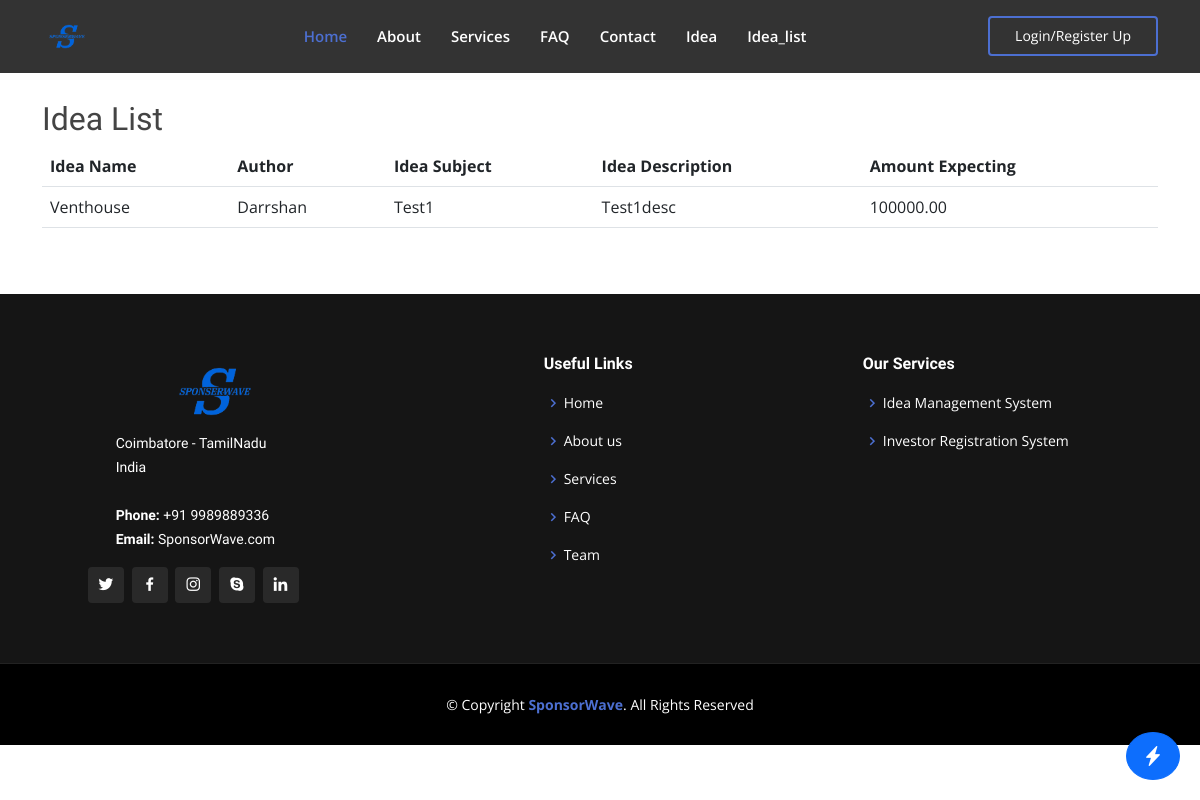
Before: /idea/list/ with the older database file.
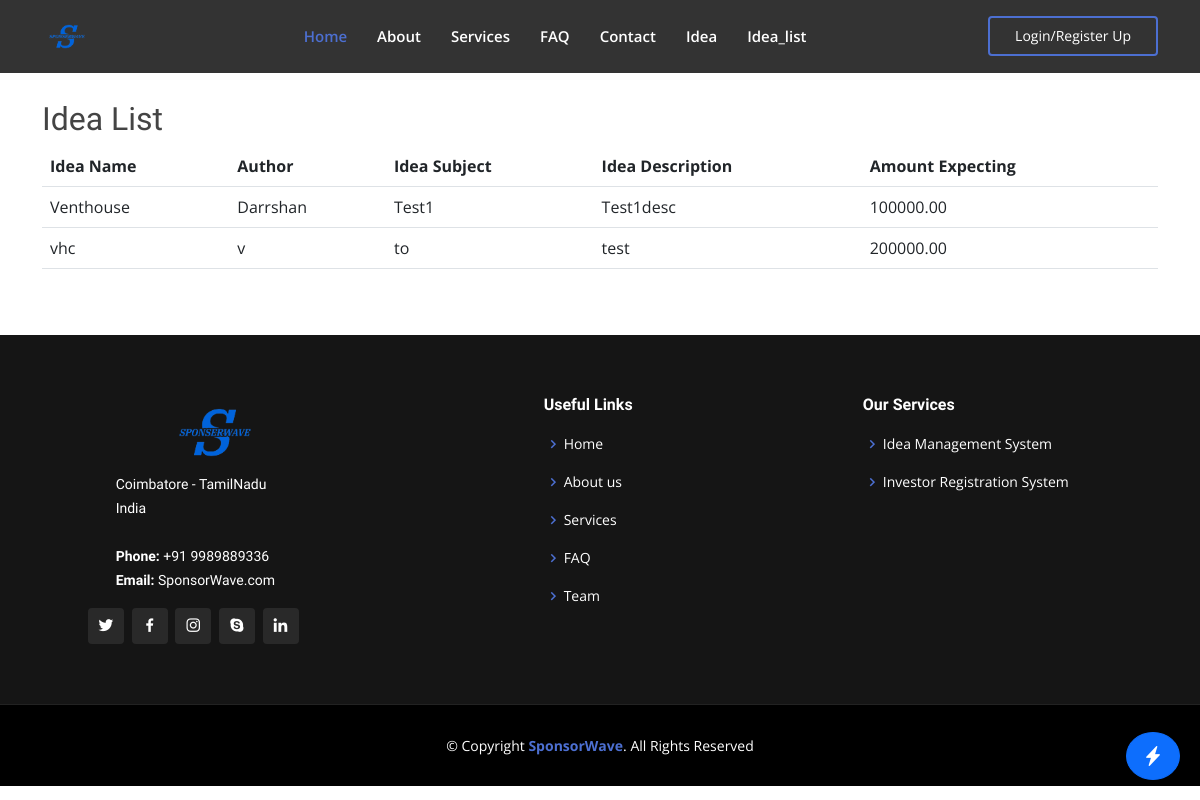
After: the same page with the newer database file.
### candidate/models.py (models this page shows, shortened)
class Idea(models.Model):
    idea_name = models.CharField(max_length=255)
    author = models.CharField(max_length=255)
    idea_subject = models.CharField(max_length=255)
    idea_description = models.TextField()
    amount_expecting = models.DecimalField(max_digits=10, decimal_places=2)

### candidate/views.py (the view)
# urls.py: path('idea/list/', views.idea_list, name='idea_list'),
def idea_list(request):
    ideas = Idea.objects.all()
    return render(request, 'idea_list.html', {'ideas': ideas})

### candidate/templates/idea_list.html
{% extends 'base.html' %}
{% load static %}
{% block content %}
<div style="width: 100%; height: 100px"></div>
  <div class="container">
    <h2>Idea List</h2>
    <table class="table">
      <thead>
        <tr>
          <th>Idea Name</th>
          <th>Author</th>
          <th>Idea Subject</th>
          <th>Idea Description</th>
          <th>Amount Expecting</th>
        </tr>
      </thead>
      <tbody>
        {% for idea in ideas %}
          <tr>
            <td>{{ idea.idea_name }}</td>
            <td>{{ idea.author }}</td>
            <td>{{ idea.idea_subject }}</td>
            <td>{{ idea.idea_description }}</td>
            <td>{{ idea.amount_expecting }}</td>
          </tr>
        {% empty %}
          <tr>
            <td colspan="5">No ideas found.</td>
          </tr>
        {% endfor %}
      </tbody>
    </table>
  </div>
  <div style="width: 100%; height: 50px"></div>
{% endblock %}

### candidate/templates/base.html (shortened to what this page needs)
{% load static %}
<!DOCTYPE html>
<html lang="en">
<head>
  <link rel="stylesheet" href="{% static 'css/bootstrap.min.css' %}">
  <link rel="stylesheet" href="{% static 'css/all.min.css' %}">
  <link href="{%static 'assets/vendor/aos/aos.css' %}" rel="stylesheet">
  <link href="{%static 'assets/vendor/bootstrap/css/bootstrap.min.css' %}" rel="stylesheet">
  <link href="{%static 'assets/vendor/bootstrap-icons/bootstrap-icons.css' %}" rel="stylesheet">
  <link href="{%static 'assets/vendor/boxicons/css/boxicons.min.css' %}" rel="stylesheet">
  <link href="{%static 'assets/vendor/glightbox/css/glightbox.min.css' %}" rel="stylesheet">
  <link href="{%static 'assets/vendor/remixicon/remixicon.css' %}" rel="stylesheet">
  <link href="{%static 'assets/vendor/swiper/swiper-bundle.min.css' %}" rel="stylesheet">
  <link href="{%static 'assets/css/style.css' %}" rel="stylesheet">
</head>
<body>
<header id="header" class="fixed-top header-inner-pages">
  <div class="container d-flex align-items-center justify-content-lg-between">
    <a href="{% url 'main' %}" class="logo me-auto me-lg-0"><img src="{%static 'assets/img/logo.png' %}" width="50px" height="60px" class="img-fluid"></a>
    <nav id="navbar" class="navbar order-last order-lg-0">
      <ul>
        <li><a class="nav-link scrollto active" href="{% url 'main' %}#hero">Home</a></li>
        <li><a class="nav-link scrollto" href="{% url 'main' %}#about">About</a></li>
        <li><a class="nav-link scrollto" href="{% url 'main' %}#work">Services</a></li>
        <li><a class="nav-link scrollto" href="{% url 'main' %}#faq">FAQ</a></li>
        <li><a class="nav-link scrollto" href="{% url 'main' %}#contact">Contact</a></li>
        <li><a class="nav-link scrollto" href="{% url 'idea_submit' %}">Idea</a></li>
        <li><a class="nav-link scrollto" href="{% url 'idea_list' %}">Idea_list</a></li>
      </ul>
    </nav>
    <a href="{%url 'login_signup'%}" class="get-started-btn scrollto">Login/Register Up</a>
  </div>
</header>
  <div>
    {% block content %}{% endblock %}
  </div>
  <div class="chat-button">
    <button class="btn btn-primary btn-lg rounded-circle" id="chat-button">
        <i class="bi bi-lightning-charge-fill"></i>
    </button>
</div>
  <footer id="footer">
    <div class="footer-top">
      <div class="container">
        <div class="row">
          <div class="col-lg-3 col-md-6" style=" margin-left: auto; margin-right: auto;">
            <div class="footer-info" >
              <a href="{% url 'main' %}" ><img src="{%static 'assets/img/logo.png' %}" width = "100px" height="85px" style="margin-left: 20%; padding-bottom: 2%;" class="img-fluid"></a>
              <p>
                Coimbatore - TamilNadu <br>
                India<br><br>
                <strong>Phone:</strong> +91 9989889336<br>
                <strong>Email:</strong> SponsorWave.com<br>
              </p>
              <div class="social-links mt-3">
                <a href="#" class="twitter"><i class="bx bxl-twitter"></i></a>
                <a href="#" class="facebook"><i class="bx bxl-facebook"></i></a>
                <a href="#" class="instagram"><i class="bx bxl-instagram"></i></a>
                <a href="#" class="google-plus"><i class="bx bxl-skype"></i></a>
                <a href="#" class="linkedin"><i class="bx bxl-linkedin"></i></a>
              </div>
            </div>
          </div>
          <div class="spanning"></div>
          <div class="col-lg-3 col-md-6 footer-links">
            <h4>Useful Links</h4>
            <ul>
              <li><i class="bx bx-chevron-right"></i> <a href="{% url 'main' %}#hero">Home</a></li>
              <li><i class="bx bx-chevron-right"></i> <a href="{% url 'main' %}#about">About us</a></li>
              <li><i class="bx bx-chevron-right"></i> <a href="{% url 'main' %}#services">Services</a></li>
              <li><i class="bx bx-chevron-right"></i> <a href="{% url 'main' %}#faq">FAQ</a></li>
              <li><i class="bx bx-chevron-right"></i> <a href="{% url 'main' %}#team">Team</a></li>
            </ul>
          </div>
          <div class="col-lg-5 col-md-6 footer-links">
            <h4>Our Services</h4>
            <ul>
              <li><i class="bx bx-chevron-right"></i> <a href="{% url 'main' %}#services">Idea Management System</a></li>
              <li><i class="bx bx-chevron-right"></i> <a href="{% url 'main' %}#services">Investor Registration System</a></li>
            </ul>
          </div>
        </div>
      </div>
    </div>
    <div class="container">
      <div class="copyright">
        &copy; Copyright <strong><span>SponsorWave</span></strong>. All Rights Reserved
      </div>
    </div>
  </footer>
</body>
</html>

### candidate/static/assets/css/style.css (style rules this page uses)
body { font-family: "Open Sans", sans-serif; color: #444444; }
a { color: #4c6fd1; text-decoration: none; }
h1, h2, h3, h4, h5, h6 { font-family: "Raleway", sans-serif; }
#header { transition: all 0.5s; z-index: 997; padding: 15px 0; }
#header.header-scrolled, #header.header-inner-pages { background: rgba(0, 0, 0, 0.8); }
#header .logo { font-size: 32px; margin: 0; padding: 0; line-height: 1; font-weight: 700; letter-spacing: 2px; text-transform: uppercase; }
#header .logo img { max-height: 100px; }
.get-started-btn { color: #fff; border-radius: 4px; padding: 7px 25px 8px 25px; white-space: nowrap; transition: 0.3s; font-size: 14px; display: inline-block; border: 2px solid #4c6fd1; }
.navbar { padding: 0; }
.navbar ul { margin: 0; padding: 0; display: flex; list-style: none; align-items: center; }
.navbar li { position: relative; }
.navbar a, .navbar a:focus { display: flex; align-items: center; justify-content: space-between; padding: 10px 0 10px 30px; font-size: 15px; font-weight: 600; color: #fff; white-space: nowrap; transition: 0.3s; }
.navbar a:hover, .navbar .active, .navbar .active:focus, .navbar li:hover>a { color: #4c6fd1; }
#footer { background: black; padding: 0 0 30px 0; color: #fff; font-size: 14px; }
#footer .footer-top { background: #151515; border-bottom: 1px solid #222222; padding: 60px 0 30px 0; margin-left: auto; margin-right: auto; align-items: center; justify-items: center; }
#footer .footer-top .footer-info { margin-bottom: 30px; justify-items: center; margin-left: auto; margin-right: auto; }
#footer .footer-top .footer-info p { font-size: 14px; line-height: 24px; margin-bottom: 0; font-family: "Raleway", sans-serif; color: #fff; }
#footer .footer-top .social-links a { font-size: 18px; display: inline-block; background: #292929; color: #fff; line-height: 1; padding: 8px 0; margin-right: 4px; border-radius: 4px; text-align: center; width: 36px; height: 36px; transition: 0.3s; }
#footer .footer-top h4 { font-size: 16px; font-weight: 600; color: #fff; position: relative; padding-bottom: 12px; }
#footer .footer-top .spanning { width: 15%; margin-bottom: 30px; }
#footer .footer-top .footer-links { width: 28%; margin-bottom: 30px; }
#footer .footer-top .footer-links ul { list-style: none; padding: 0; margin: 0; }
#footer .footer-top .footer-links ul i { padding-right: 2px; color: #4c6fd1; font-size: 18px; line-height: 1; }
#footer .footer-top .footer-links ul li { padding: 10px 0; display: flex; align-items: center; }
#footer .footer-top .footer-links ul li:first-child { padding-top: 0; }
#footer .footer-top .footer-links ul a { color: #fff; transition: 0.3s; display: inline-block; line-height: 1; }
#footer .copyright { text-align: center; padding-top: 30px; }
#footer .copyright span { color: #4c6fd1; }

### candidate/templates/base.html (style rules this page uses)
.chat-button { position: fixed; bottom: 20px; right: 20px; z-index: 1000; }

Changed rows visible on the page:
added Idea: idea_name "vhc", author "v", idea_subject "to", idea_description "test", amount_expecting "200000.00"
